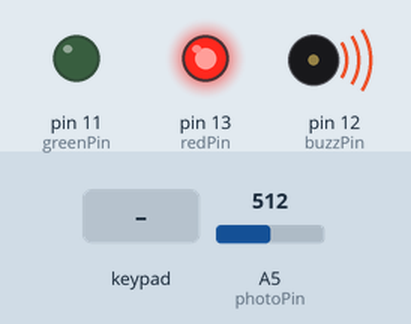
Recording of a sketch running on a simulated Arduino Uno, built with avr-gcc and run on an emulated ATmega328P. On the bench: output pins drawn as LEDs (lit = HIGH), buzzer (waves = sounding, pin HIGH). Inputs (shaded band) come from the test bench; at power-on: A5 (photoPin) = 512. What the sketch prints to the serial monitor is not drawn.

Above: at 1.2 s.
1.3 s: keypad keys 4 8 6 8 # pressed 0.4 s apart
At 3.8 s:
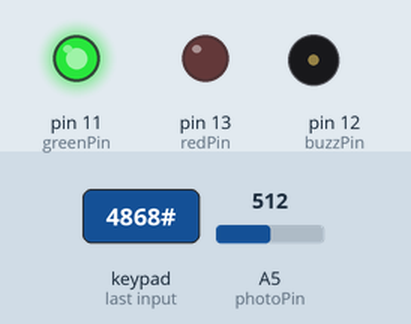
Timing chart, 0 to 5.3 s (numbered marks = the images above; inputs shaded):
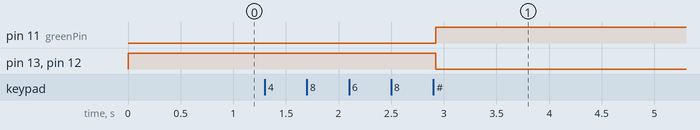

The sketch:

laserSecurityAdvanced.ino
```cpp
//keypad
#include <Keypad.h>
char* pass = "4868#";
const byte ROWS = 4;
const byte COLS = 4;
char Keys[ROWS][COLS] = {
  {'1', '2', '3', 'A'},
  {'4', '5', '6', 'B'},
  {'7', '8', '9', 'C'},
  {'*', '0', '#', 'D'}
};
byte rowPins[ROWS] = {9, 8, 7, 6};
byte colPins[COLS] = {5, 4, 3, 2};
int position = 0;
//now the photoresistor starts
const int photoPin=A5;
int photoVal;
const int buzzPin=12;
const int redPin=13;
const int greenPin=11;
bool alarmActive=false;
bool disArmed=false;
Keypad keypad = Keypad( makeKeymap(Keys), rowPins, colPins, ROWS, COLS);

void resetPass() {
  //this is actually "resetting" the system, the led and buzzer stops
  digitalWrite(buzzPin,LOW);
  digitalWrite(redPin,LOW);
  digitalWrite(greenPin,HIGH);
  disArmed=true;
  position=0;
}

void setup() {
 //add setups here
 pinMode(buzzPin,OUTPUT);
 pinMode(redPin,OUTPUT);
 pinMode(greenPin,OUTPUT);
 Serial.begin(9600);
}

void loop() {
  /*there will be an analogRead here, if statement saying that if the resistor value goes too low, buzzer starts buzzing
  if the buzzer starts buzzing, and (i think a nested if statement) if the password matches, stop the buzzer from buzzing.
  else, nothing happens (buzzer is quiet)
  */
  photoVal = analogRead(photoPin);
  Serial.println(photoVal);
  //rearms the system
  if (photoVal > 900) {
  disArmed = false;
  position = 0;
}

  if (photoVal<800 && !disArmed){
    alarmActive=true;
  }
  if (alarmActive){
    digitalWrite(buzzPin,HIGH);
    digitalWrite(redPin,HIGH);
    digitalWrite(greenPin,LOW);
    char key = keypad.getKey(); //waiting for the password to be put
  if (key == pass[position]) {
    position ++;
  }
  if (position == 5) {
    resetPass();
    alarmActive=false;
  }
  delay(100);
   }
   else{
    digitalWrite(buzzPin,LOW);
    digitalWrite(redPin,LOW);
    digitalWrite(greenPin,HIGH);
   }

}
```

Measured:
- after the input at 1.3 s, pin 11 (greenPin): LOW → HIGH after 1.6 s; pin 13 (redPin), pin 12 (buzzPin): HIGH → LOW after 1.6 s
